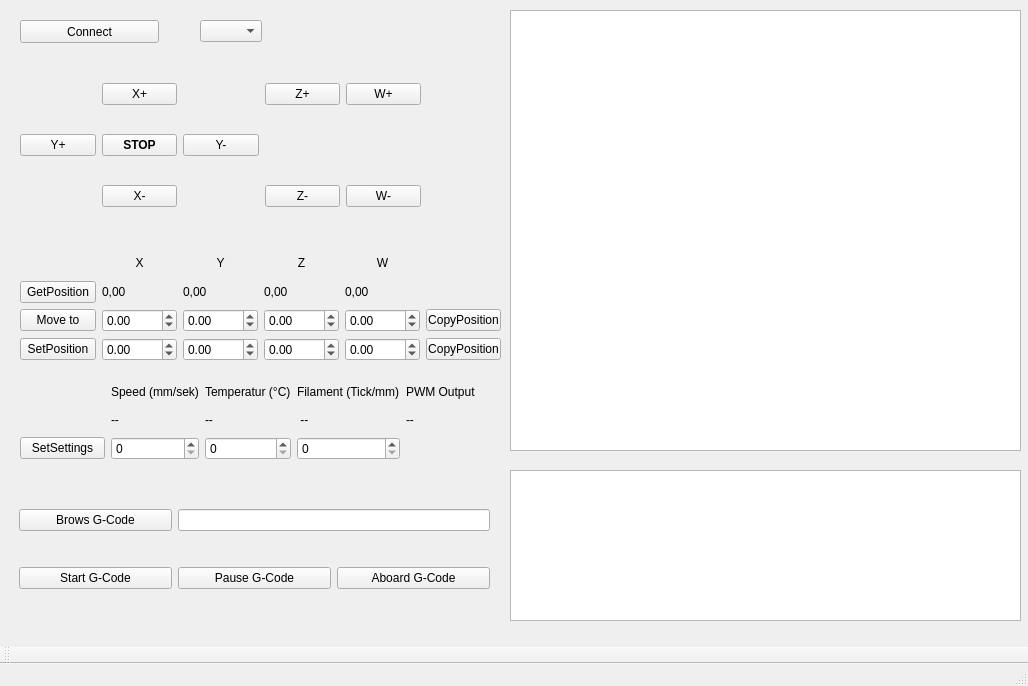
<?xml version="1.0" encoding="UTF-8"?>
<ui version="4.0">
 <class>MainWindow</class>
 <widget class="QMainWindow" name="MainWindow">
  <property name="geometry">
   <rect>
    <x>0</x>
    <y>0</y>
    <width>1028</width>
    <height>686</height>
   </rect>
  </property>
  <property name="windowTitle">
   <string>MainWindow</string>
  </property>
  <widget class="QWidget" name="centralwidget">
   <widget class="QWidget" name="gridLayoutWidget">
    <property name="geometry">
     <rect>
      <x>20</x>
      <y>60</y>
      <width>401</width>
      <height>171</height>
     </rect>
    </property>
    <layout class="QGridLayout" name="MoveManuel">
     <item row="2" column="1">
      <widget class="QPushButton" name="pushButtonMoveXNeg">
       <property name="text">
        <string>X-</string>
       </property>
      </widget>
     </item>
     <item row="1" column="2">
      <widget class="QPushButton" name="pushButtonMoveYNeg">
       <property name="text">
        <string>Y-</string>
       </property>
      </widget>
     </item>
     <item row="0" column="1">
      <widget class="QPushButton" name="pushButtonMoveXPos">
       <property name="text">
        <string>X+</string>
       </property>
      </widget>
     </item>
     <item row="1" column="0">
      <widget class="QPushButton" name="pushButtonMoveYPos">
       <property name="text">
        <string>Y+</string>
       </property>
      </widget>
     </item>
     <item row="0" column="3">
      <widget class="QPushButton" name="pushButtonMoveZPos">
       <property name="text">
        <string>Z+</string>
       </property>
      </widget>
     </item>
     <item row="2" column="3">
      <widget class="QPushButton" name="pushButtonMoveZNeg">
       <property name="text">
        <string>Z-</string>
       </property>
      </widget>
     </item>
     <item row="0" column="4">
      <widget class="QPushButton" name="pushButtonMoveWPos">
       <property name="text">
        <string>W+</string>
       </property>
      </widget>
     </item>
     <item row="2" column="4">
      <widget class="QPushButton" name="pushButtonMoveWNeg">
       <property name="text">
        <string>W-</string>
       </property>
      </widget>
     </item>
     <item row="1" column="1">
      <widget class="QPushButton" name="pushButtonMoveSTOP">
       <property name="palette">
        <palette>
         <active>
          <colorrole role="WindowText">
           <brush brushstyle="SolidPattern">
            <color alpha="255">
             <red>0</red>
             <green>0</green>
             <blue>0</blue>
            </color>
           </brush>
          </colorrole>
          <colorrole role="Button">
           <brush brushstyle="SolidPattern">
            <color alpha="255">
             <red>240</red>
             <green>240</green>
             <blue>240</blue>
            </color>
           </brush>
          </colorrole>
          <colorrole role="Light">
           <brush brushstyle="SolidPattern">
            <color alpha="255">
             <red>255</red>
             <green>255</green>
             <blue>255</blue>
            </color>
           </brush>
          </colorrole>
          <colorrole role="Midlight">
           <brush brushstyle="SolidPattern">
            <color alpha="255">
             <red>247</red>
             <green>247</green>
             <blue>247</blue>
            </color>
           </brush>
          </colorrole>
          <colorrole role="Dark">
           <brush brushstyle="SolidPattern">
            <color alpha="255">
             <red>120</red>
             <green>120</green>
             <blue>120</blue>
            </color>
           </brush>
          </colorrole>
          <colorrole role="Mid">
           <brush brushstyle="SolidPattern">
            <color alpha="255">
             <red>160</red>
             <green>160</green>
             <blue>160</blue>
            </color>
           </brush>
          </colorrole>
          <colorrole role="Text">
           <brush brushstyle="SolidPattern">
            <color alpha="255">
             <red>0</red>
             <green>0</green>
             <blue>0</blue>
            </color>
           </brush>
          </colorrole>
          <colorrole role="BrightText">
           <brush brushstyle="SolidPattern">
            <color alpha="255">
             <red>255</red>
             <green>255</green>
             <blue>255</blue>
            </color>
           </brush>
          </colorrole>
          <colorrole role="ButtonText">
           <brush brushstyle="SolidPattern">
            <color alpha="255">
             <red>0</red>
             <green>0</green>
             <blue>0</blue>
            </color>
           </brush>
          </colorrole>
          <colorrole role="Base">
           <brush brushstyle="SolidPattern">
            <color alpha="255">
             <red>255</red>
             <green>255</green>
             <blue>255</blue>
            </color>
           </brush>
          </colorrole>
          <colorrole role="Window">
           <brush brushstyle="SolidPattern">
            <color alpha="255">
             <red>240</red>
             <green>240</green>
             <blue>240</blue>
            </color>
           </brush>
          </colorrole>
          <colorrole role="Shadow">
           <brush brushstyle="SolidPattern">
            <color alpha="255">
             <red>0</red>
             <green>0</green>
             <blue>0</blue>
            </color>
           </brush>
          </colorrole>
          <colorrole role="AlternateBase">
           <brush brushstyle="SolidPattern">
            <color alpha="255">
             <red>247</red>
             <green>247</green>
             <blue>247</blue>
            </color>
           </brush>
          </colorrole>
          <colorrole role="ToolTipBase">
           <brush brushstyle="SolidPattern">
            <color alpha="255">
             <red>255</red>
             <green>255</green>
             <blue>220</blue>
            </color>
           </brush>
          </colorrole>
          <colorrole role="ToolTipText">
           <brush brushstyle="SolidPattern">
            <color alpha="255">
             <red>0</red>
             <green>0</green>
             <blue>0</blue>
            </color>
           </brush>
          </colorrole>
          <colorrole role="PlaceholderText">
           <brush brushstyle="SolidPattern">
            <color alpha="128">
             <red>0</red>
             <green>0</green>
             <blue>0</blue>
            </color>
           </brush>
          </colorrole>
         </active>
         <inactive>
          <colorrole role="WindowText">
           <brush brushstyle="SolidPattern">
            <color alpha="255">
             <red>0</red>
             <green>0</green>
             <blue>0</blue>
            </color>
           </brush>
          </colorrole>
          <colorrole role="Button">
           <brush brushstyle="SolidPattern">
            <color alpha="255">
             <red>240</red>
             <green>240</green>
             <blue>240</blue>
            </color>
           </brush>
          </colorrole>
          <colorrole role="Light">
           <brush brushstyle="SolidPattern">
            <color alpha="255">
             <red>255</red>
             <green>255</green>
             <blue>255</blue>
            </color>
           </brush>
          </colorrole>
          <colorrole role="Midlight">
           <brush brushstyle="SolidPattern">
            <color alpha="255">
             <red>247</red>
             <green>247</green>
             <blue>247</blue>
            </color>
           </brush>
          </colorrole>
          <colorrole role="Dark">
           <brush brushstyle="SolidPattern">
            <color alpha="255">
             <red>120</red>
             <green>120</green>
             <blue>120</blue>
            </color>
           </brush>
          </colorrole>
          <colorrole role="Mid">
           <brush brushstyle="SolidPattern">
            <color alpha="255">
             <red>160</red>
             <green>160</green>
             <blue>160</blue>
            </color>
           </brush>
          </colorrole>
          <colorrole role="Text">
           <brush brushstyle="SolidPattern">
            <color alpha="255">
             <red>0</red>
             <green>0</green>
             <blue>0</blue>
            </color>
           </brush>
          </colorrole>
          <colorrole role="BrightText">
           <brush brushstyle="SolidPattern">
            <color alpha="255">
             <red>255</red>
             <green>255</green>
             <blue>255</blue>
            </color>
           </brush>
          </colorrole>
          <colorrole role="ButtonText">
           <brush brushstyle="SolidPattern">
            <color alpha="255">
             <red>0</red>
             <green>0</green>
             <blue>0</blue>
            </color>
           </brush>
          </colorrole>
          <colorrole role="Base">
           <brush brushstyle="SolidPattern">
            <color alpha="255">
             <red>255</red>
             <green>255</green>
             <blue>255</blue>
            </color>
           </brush>
          </colorrole>
          <colorrole role="Window">
           <brush brushstyle="SolidPattern">
            <color alpha="255">
             <red>240</red>
             <green>240</green>
             <blue>240</blue>
            </color>
           </brush>
          </colorrole>
          <colorrole role="Shadow">
           <brush brushstyle="SolidPattern">
            <color alpha="255">
             <red>0</red>
             <green>0</green>
             <blue>0</blue>
            </color>
           </brush>
          </colorrole>
          <colorrole role="AlternateBase">
           <brush brushstyle="SolidPattern">
            <color alpha="255">
             <red>247</red>
             <green>247</green>
             <blue>247</blue>
            </color>
           </brush>
          </colorrole>
          <colorrole role="ToolTipBase">
           <brush brushstyle="SolidPattern">
            <color alpha="255">
             <red>255</red>
             <green>255</green>
             <blue>220</blue>
            </color>
           </brush>
          </colorrole>
          <colorrole role="ToolTipText">
           <brush brushstyle="SolidPattern">
            <color alpha="255">
             <red>0</red>
             <green>0</green>
             <blue>0</blue>
            </color>
           </brush>
          </colorrole>
          <colorrole role="PlaceholderText">
           <brush brushstyle="SolidPattern">
            <color alpha="128">
             <red>0</red>
             <green>0</green>
             <blue>0</blue>
            </color>
           </brush>
          </colorrole>
         </inactive>
         <disabled>
          <colorrole role="WindowText">
           <brush brushstyle="SolidPattern">
            <color alpha="255">
             <red>120</red>
             <green>120</green>
             <blue>120</blue>
            </color>
           </brush>
          </colorrole>
          <colorrole role="Button">
           <brush brushstyle="SolidPattern">
            <color alpha="255">
             <red>240</red>
             <green>240</green>
             <blue>240</blue>
            </color>
           </brush>
          </colorrole>
          <colorrole role="Light">
           <brush brushstyle="SolidPattern">
            <color alpha="255">
             <red>255</red>
             <green>255</green>
             <blue>255</blue>
            </color>
           </brush>
          </colorrole>
          <colorrole role="Midlight">
           <brush brushstyle="SolidPattern">
            <color alpha="255">
             <red>247</red>
             <green>247</green>
             <blue>247</blue>
            </color>
           </brush>
          </colorrole>
          <colorrole role="Dark">
           <brush brushstyle="SolidPattern">
            <color alpha="255">
             <red>120</red>
             <green>120</green>
             <blue>120</blue>
            </color>
           </brush>
          </colorrole>
          <colorrole role="Mid">
           <brush brushstyle="SolidPattern">
            <color alpha="255">
             <red>160</red>
             <green>160</green>
             <blue>160</blue>
            </color>
           </brush>
          </colorrole>
          <colorrole role="Text">
           <brush brushstyle="SolidPattern">
            <color alpha="255">
             <red>120</red>
             <green>120</green>
             <blue>120</blue>
            </color>
           </brush>
          </colorrole>
          <colorrole role="BrightText">
           <brush brushstyle="SolidPattern">
            <color alpha="255">
             <red>255</red>
             <green>255</green>
             <blue>255</blue>
            </color>
           </brush>
          </colorrole>
          <colorrole role="ButtonText">
           <brush brushstyle="SolidPattern">
            <color alpha="255">
             <red>120</red>
             <green>120</green>
             <blue>120</blue>
            </color>
           </brush>
          </colorrole>
          <colorrole role="Base">
           <brush brushstyle="SolidPattern">
            <color alpha="255">
             <red>240</red>
             <green>240</green>
             <blue>240</blue>
            </color>
           </brush>
          </colorrole>
          <colorrole role="Window">
           <brush brushstyle="SolidPattern">
            <color alpha="255">
             <red>240</red>
             <green>240</green>
             <blue>240</blue>
            </color>
           </brush>
          </colorrole>
          <colorrole role="Shadow">
           <brush brushstyle="SolidPattern">
            <color alpha="255">
             <red>0</red>
             <green>0</green>
             <blue>0</blue>
            </color>
           </brush>
          </colorrole>
          <colorrole role="AlternateBase">
           <brush brushstyle="SolidPattern">
            <color alpha="255">
             <red>240</red>
             <green>240</green>
             <blue>240</blue>
            </color>
           </brush>
          </colorrole>
          <colorrole role="ToolTipBase">
           <brush brushstyle="SolidPattern">
            <color alpha="255">
             <red>255</red>
             <green>255</green>
             <blue>220</blue>
            </color>
           </brush>
          </colorrole>
          <colorrole role="ToolTipText">
           <brush brushstyle="SolidPattern">
            <color alpha="255">
             <red>0</red>
             <green>0</green>
             <blue>0</blue>
            </color>
           </brush>
          </colorrole>
          <colorrole role="PlaceholderText">
           <brush brushstyle="SolidPattern">
            <color alpha="128">
             <red>0</red>
             <green>0</green>
             <blue>0</blue>
            </color>
           </brush>
          </colorrole>
         </disabled>
        </palette>
       </property>
       <property name="font">
        <font>
         <weight>75</weight>
         <bold>true</bold>
         <kerning>true</kerning>
        </font>
       </property>
       <property name="text">
        <string>STOP</string>
       </property>
      </widget>
     </item>
    </layout>
   </widget>
   <widget class="QWidget" name="gridLayoutWidget_2">
    <property name="geometry">
     <rect>
      <x>20</x>
      <y>250</y>
      <width>481</width>
      <height>111</height>
     </rect>
    </property>
    <layout class="QGridLayout" name="MoveNunmeric">
     <item row="4" column="5">
      <widget class="QPushButton" name="pushButtonCopyToSetPosition">
       <property name="text">
        <string>CopyPosition</string>
       </property>
      </widget>
     </item>
     <item row="3" column="3">
      <widget class="QDoubleSpinBox" name="doubleSpinBoxMoveZ">
       <property name="minimum">
        <double>-9999.000000000000000</double>
       </property>
       <property name="maximum">
        <double>9999.000000000000000</double>
       </property>
      </widget>
     </item>
     <item row="2" column="3">
      <widget class="QLabel" name="label_ZPos">
       <property name="text">
        <string>0,00</string>
       </property>
      </widget>
     </item>
     <item row="3" column="1">
      <widget class="QDoubleSpinBox" name="doubleSpinBoxMoveX">
       <property name="minimum">
        <double>-9999.000000000000000</double>
       </property>
       <property name="maximum">
        <double>9999.000000000000000</double>
       </property>
      </widget>
     </item>
     <item row="4" column="1">
      <widget class="QDoubleSpinBox" name="doubleSpinBoxSetX">
       <property name="minimum">
        <double>-9999.000000000000000</double>
       </property>
       <property name="maximum">
        <double>9999.000000000000000</double>
       </property>
      </widget>
     </item>
     <item row="2" column="4">
      <widget class="QLabel" name="label_WPos">
       <property name="text">
        <string>0,00</string>
       </property>
      </widget>
     </item>
     <item row="3" column="0">
      <widget class="QPushButton" name="pushButtonMoveTo">
       <property name="text">
        <string>Move to</string>
       </property>
      </widget>
     </item>
     <item row="3" column="4">
      <widget class="QDoubleSpinBox" name="doubleSpinBoxMoveW">
       <property name="minimum">
        <double>-9999.000000000000000</double>
       </property>
       <property name="maximum">
        <double>9999.000000000000000</double>
       </property>
      </widget>
     </item>
     <item row="3" column="2">
      <widget class="QDoubleSpinBox" name="doubleSpinBoxMoveY">
       <property name="minimum">
        <double>-9999.000000000000000</double>
       </property>
       <property name="maximum">
        <double>9999.000000000000000</double>
       </property>
      </widget>
     </item>
     <item row="2" column="2">
      <widget class="QLabel" name="label_YPos">
       <property name="text">
        <string>0,00</string>
       </property>
      </widget>
     </item>
     <item row="4" column="0">
      <widget class="QPushButton" name="pushButtonSetPosition">
       <property name="text">
        <string>SetPosition</string>
       </property>
      </widget>
     </item>
     <item row="2" column="1">
      <widget class="QLabel" name="label_XPos">
       <property name="text">
        <string>0,00</string>
       </property>
      </widget>
     </item>
     <item row="2" column="0">
      <widget class="QPushButton" name="pushButtonGetPosition">
       <property name="text">
        <string>GetPosition</string>
       </property>
      </widget>
     </item>
     <item row="4" column="4">
      <widget class="QDoubleSpinBox" name="doubleSpinBoxSetW">
       <property name="minimum">
        <double>-9999.000000000000000</double>
       </property>
       <property name="maximum">
        <double>9999.000000000000000</double>
       </property>
      </widget>
     </item>
     <item row="4" column="2">
      <widget class="QDoubleSpinBox" name="doubleSpinBoxSetY">
       <property name="minimum">
        <double>-9999.000000000000000</double>
       </property>
       <property name="maximum">
        <double>9999.000000000000000</double>
       </property>
      </widget>
     </item>
     <item row="4" column="3">
      <widget class="QDoubleSpinBox" name="doubleSpinBoxSetZ">
       <property name="minimum">
        <double>-9999.000000000000000</double>
       </property>
       <property name="maximum">
        <double>9999.000000000000000</double>
       </property>
      </widget>
     </item>
     <item row="3" column="5">
      <widget class="QPushButton" name="pushButtonCopyToMoveTo">
       <property name="text">
        <string>CopyPosition</string>
       </property>
      </widget>
     </item>
     <item row="1" column="1">
      <widget class="QLabel" name="label_X">
       <property name="text">
        <string>X</string>
       </property>
       <property name="alignment">
        <set>Qt::AlignCenter</set>
       </property>
      </widget>
     </item>
     <item row="1" column="2">
      <widget class="QLabel" name="label_Y">
       <property name="text">
        <string>Y</string>
       </property>
       <property name="alignment">
        <set>Qt::AlignCenter</set>
       </property>
      </widget>
     </item>
     <item row="1" column="3">
      <widget class="QLabel" name="label_Z">
       <property name="text">
        <string>Z</string>
       </property>
       <property name="alignment">
        <set>Qt::AlignCenter</set>
       </property>
      </widget>
     </item>
     <item row="1" column="4">
      <widget class="QLabel" name="label_W">
       <property name="font">
        <font>
         <family>MS Shell Dlg 2</family>
        </font>
       </property>
       <property name="text">
        <string>W</string>
       </property>
       <property name="alignment">
        <set>Qt::AlignCenter</set>
       </property>
      </widget>
     </item>
    </layout>
   </widget>
   <widget class="QWidget" name="gridLayoutWidget_3">
    <property name="geometry">
     <rect>
      <x>20</x>
      <y>380</y>
      <width>471</width>
      <height>80</height>
     </rect>
    </property>
    <layout class="QGridLayout" name="Settings">
     <item row="1" column="2">
      <widget class="QLabel" name="label_actTemperatur">
       <property name="text">
        <string>--</string>
       </property>
      </widget>
     </item>
     <item row="2" column="0">
      <widget class="QPushButton" name="pushButtonSetSettings">
       <property name="text">
        <string>SetSettings</string>
       </property>
      </widget>
     </item>
     <item row="0" column="1">
      <widget class="QLabel" name="label_Speed">
       <property name="text">
        <string>Speed (mm/sek)</string>
       </property>
      </widget>
     </item>
     <item row="1" column="3">
      <widget class="QLabel" name="label_actFilament">
       <property name="text">
        <string> --</string>
       </property>
      </widget>
     </item>
     <item row="2" column="3">
      <widget class="QSpinBox" name="spinBoxFilament">
       <property name="maximum">
        <number>999</number>
       </property>
      </widget>
     </item>
     <item row="1" column="1">
      <widget class="QLabel" name="label_actSpeed">
       <property name="text">
        <string>--</string>
       </property>
      </widget>
     </item>
     <item row="0" column="3">
      <widget class="QLabel" name="label_Filament">
       <property name="text">
        <string>Filament (Tick/mm)</string>
       </property>
      </widget>
     </item>
     <item row="2" column="2">
      <widget class="QSpinBox" name="spinBoxTemperatur">
       <property name="maximum">
        <number>999</number>
       </property>
      </widget>
     </item>
     <item row="2" column="1">
      <widget class="QSpinBox" name="spinBoxSpeed">
       <property name="maximum">
        <number>999</number>
       </property>
      </widget>
     </item>
     <item row="0" column="2">
      <widget class="QLabel" name="label_Temperatur">
       <property name="text">
        <string>Temperatur (°C)</string>
       </property>
      </widget>
     </item>
     <item row="0" column="4">
      <widget class="QLabel" name="label_Power">
       <property name="text">
        <string>PWM Output</string>
       </property>
      </widget>
     </item>
     <item row="1" column="4">
      <widget class="QLabel" name="label_actPower">
       <property name="text">
        <string>--</string>
       </property>
      </widget>
     </item>
    </layout>
   </widget>
   <widget class="QPushButton" name="pushButtonSerialConnect">
    <property name="geometry">
     <rect>
      <x>20</x>
      <y>20</y>
      <width>139</width>
      <height>23</height>
     </rect>
    </property>
    <property name="text">
     <string>Connect</string>
    </property>
   </widget>
   <widget class="QTextEdit" name="textEditLog">
    <property name="enabled">
     <bool>true</bool>
    </property>
    <property name="geometry">
     <rect>
      <x>510</x>
      <y>10</y>
      <width>511</width>
      <height>441</height>
     </rect>
    </property>
   </widget>
   <widget class="QComboBox" name="comboBoxComPortName">
    <property name="geometry">
     <rect>
      <x>200</x>
      <y>20</y>
      <width>62</width>
      <height>22</height>
     </rect>
    </property>
   </widget>
   <widget class="QWidget" name="gridLayoutWidget_4">
    <property name="geometry">
     <rect>
      <x>19</x>
      <y>479</y>
      <width>471</width>
      <height>141</height>
     </rect>
    </property>
    <layout class="QGridLayout" name="gridLayout">
     <item row="0" column="0">
      <widget class="QPushButton" name="pushButton_browseGCode">
       <property name="text">
        <string>Brows G-Code</string>
       </property>
      </widget>
     </item>
     <item row="1" column="0">
      <widget class="QPushButton" name="pushButton_startGCode">
       <property name="text">
        <string>Start G-Code</string>
       </property>
      </widget>
     </item>
     <item row="1" column="1">
      <widget class="QPushButton" name="pushButton_pauseGCode">
       <property name="text">
        <string>Pause G-Code</string>
       </property>
      </widget>
     </item>
     <item row="0" column="1" colspan="2">
      <widget class="QLineEdit" name="lineEdit_fileGCode"/>
     </item>
     <item row="1" column="2">
      <widget class="QPushButton" name="pushButton_AboardGCode">
       <property name="text">
        <string>Aboard G-Code</string>
       </property>
      </widget>
     </item>
    </layout>
   </widget>
   <widget class="QTextEdit" name="textEditLog_error">
    <property name="enabled">
     <bool>true</bool>
    </property>
    <property name="geometry">
     <rect>
      <x>510</x>
      <y>470</y>
      <width>511</width>
      <height>151</height>
     </rect>
    </property>
   </widget>
  </widget>
  <widget class="QMenuBar" name="menubar">
   <property name="geometry">
    <rect>
     <x>0</x>
     <y>0</y>
     <width>1028</width>
     <height>22</height>
    </rect>
   </property>
  </widget>
  <widget class="QStatusBar" name="statusbar"/>
  <widget class="QToolBar" name="toolBar">
   <property name="windowTitle">
    <string>toolBar</string>
   </property>
   <attribute name="toolBarArea">
    <enum>BottomToolBarArea</enum>
   </attribute>
   <attribute name="toolBarBreak">
    <bool>false</bool>
   </attribute>
  </widget>
 </widget>
 <resources/>
 <connections/>
</ui>
